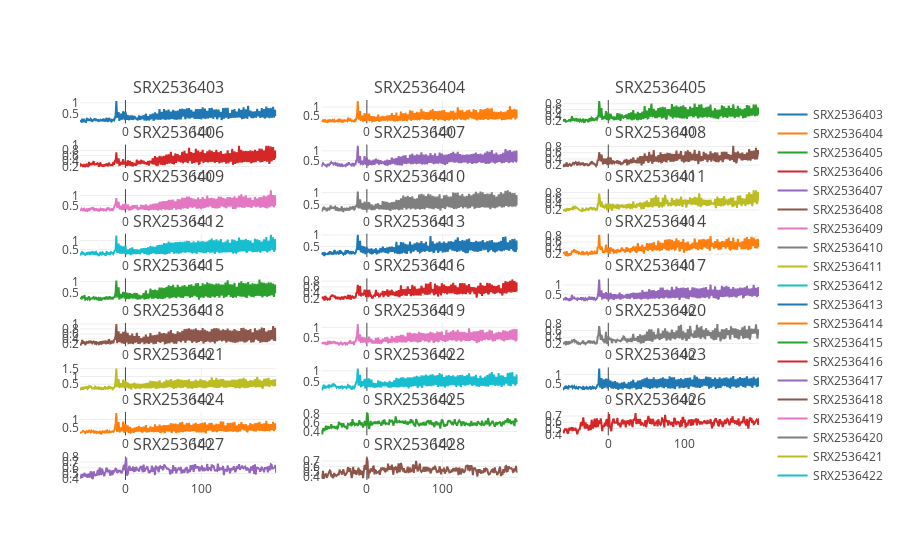

Notebook code cell kept with this figure:
### Code cell
index = 1
fig = tools.make_subplots(rows=int(np.ceil(len(group) / samples_per_row)), cols=samples_per_row, 
                          subplot_titles=group,
                          print_grid=True)
for sample in group:
    normalizedc = coverage[sample]
    trace = Scatter(x = normalizedc.index,
                    y = normalizedc.values.tolist(),
                    mode = 'lines',
                    name = sample)
    fig.append_trace(trace, (index-1)//samples_per_row+1, (index-1)%samples_per_row+1)
    index += 1

iplot(fig)

### Figure 1 — Plotly figure (JSON) as saved in the notebook; plotly's stock layout.template omitted (floating-point values rounded to 4 significant figures; data arrays with more than 128 entries replaced by an {"elided": "..."} marker saying what was removed)
{"data": [{"mode": "lines", "name": "SRX2536403", "type": "scatter", "uid": "cb7803", "x": {"elided": "260 int values"}, "xaxis": "x", "y": {"elided": "260 float values"}, "yaxis": "y"}, {"mode": "lines", "name": "SRX2536404", "type": "scatter", "uid": "57aeca", "x": {"elided": "260 int values"}, "xaxis": "x2", "y": {"elided": "260 float values"}, "yaxis": "y2"}, {"mode": "lines", "name": "SRX2536405", "type": "scatter", "uid": "8f814f", "x": {"elided": "260 int values"}, "xaxis": "x3", "y": {"elided": "260 float values"}, "yaxis": "y3"}, {"mode": "lines", "name": "SRX2536406", "type": "scatter", "uid": "6f5aaf", "x": {"elided": "260 int values"}, "xaxis": "x4", "y": {"elided": "260 float values"}, "yaxis": "y4"}, {"mode": "lines", "name": "SRX2536407", "type": "scatter", "uid": "cca4c5", "x": {"elided": "260 int values"}, "xaxis": "x5", "y": {"elided": "260 float values"}, "yaxis": "y5"}, {"mode": "lines", "name": "SRX2536408", "type": "scatter", "uid": "da11e6", "x": {"elided": "260 int values"}, "xaxis": "x6", "y": {"elided": "260 float values"}, "yaxis": "y6"}, {"mode": "lines", "name": "SRX2536409", "type": "scatter", "uid": "500146", "x": {"elided": "260 int values"}, "xaxis": "x7", "y": {"elided": "260 float values"}, "yaxis": "y7"}, {"mode": "lines", "name": "SRX2536410", "type": "scatter", "uid": "4cde25", "x": {"elided": "260 int values"}, "xaxis": "x8", "y": {"elided": "260 float values"}, "yaxis": "y8"}, {"mode": "lines", "name": "SRX2536411", "type": "scatter", "uid": "450673", "x": {"elided": "260 int values"}, "xaxis": "x9", "y": {"elided": "260 float values"}, "yaxis": "y9"}, {"mode": "lines", "name": "SRX2536412", "type": "scatter", "uid": "f707fb", "x": {"elided": "260 int values"}, "xaxis": "x10", "y": {"elided": "260 float values"}, "yaxis": "y10"}, {"mode": "lines", "name": "SRX2536413", "type": "scatter", "uid": "103c5f", "x": {"elided": "260 int values"}, "xaxis": "x11", "y": {"elided": "260 float values"}, "yaxis": "y11"}, {"mode": "lines", "name": "SRX2536414", "type": "scatter", "uid": "d1d4bf", "x": {"elided": "260 int values"}, "xaxis": "x12", "y": {"elided": "260 float values"}, "yaxis": "y12"}, {"mode": "lines", "name": "SRX2536415", "type": "scatter", "uid": "2609c4", "x": {"elided": "260 int values"}, "xaxis": "x13", "y": {"elided": "260 float values"}, "yaxis": "y13"}, {"mode": "lines", "name": "SRX2536416", "type": "scatter", "uid": "92f084", "x": {"elided": "260 int values"}, "xaxis": "x14", "y": {"elided": "260 float values"}, "yaxis": "y14"}, {"mode": "lines", "name": "SRX2536417", "type": "scatter", "uid": "4adfdf", "x": {"elided": "260 int values"}, "xaxis": "x15", "y": {"elided": "260 float values"}, "yaxis": "y15"}, {"mode": "lines", "name": "SRX2536418", "type": "scatter", "uid": "1dc21b", "x": {"elided": "260 int values"}, "xaxis": "x16", "y": {"elided": "260 float values"}, "yaxis": "y16"}, {"mode": "lines", "name": "SRX2536419", "type": "scatter", "uid": "863f0f", "x": {"elided": "260 int values"}, "xaxis": "x17", "y": {"elided": "260 float values"}, "yaxis": "y17"}, {"mode": "lines", "name": "SRX2536420", "type": "scatter", "uid": "4cb894", "x": {"elided": "260 int values"}, "xaxis": "x18", "y": {"elided": "260 float values"}, "yaxis": "y18"}, {"mode": "lines", "name": "SRX2536421", "type": "scatter", "uid": "4b1271", "x": {"elided": "260 int values"}, "xaxis": "x19", "y": {"elided": "260 float values"}, "yaxis": "y19"}, {"mode": "lines", "name": "SRX2536422", "type": "scatter", "uid": "d5fec5", "x": {"elided": "260 int values"}, "xaxis": "x20", "y": {"elided": "260 float values"}, "yaxis": "y20"}, {"mode": "lines", "name": "SRX2536423", "type": "scatter", "uid": "ff4073", "x": {"elided": "260 int values"}, "xaxis": "x21", "y": {"elided": "260 float values"}, "yaxis": "y21"}, {"mode": "lines", "name": "SRX2536424", "type": "scatter", "uid": "f2f62a", "x": {"elided": "260 int values"}, "xaxis": "x22", "y": {"elided": "260 float values"}, "yaxis": "y22"}, {"mode": "lines", "name": "SRX2536425", "type": "scatter", "uid": "7b4769", "x": {"elided": "260 int values"}, "xaxis": "x23", "y": {"elided": "260 float values"}, "yaxis": "y23"}, {"mode": "lines", "name": "SRX2536426", "type": "scatter", "uid": "7f956f", "x": {"elided": "260 int values"}, "xaxis": "x24", "y": {"elided": "260 float values"}, "yaxis": "y24"}, {"mode": "lines", "name": "SRX2536427", "type": "scatter", "uid": "cb70ec", "x": {"elided": "260 int values"}, "xaxis": "x25", "y": {"elided": "260 float values"}, "yaxis": "y25"}, {"mode": "lines", "name": "SRX2536428", "type": "scatter", "uid": "8cfc92", "x": {"elided": "260 int values"}, "xaxis": "x26", "y": {"elided": "260 float values"}, "yaxis": "y26"}], "layout": {"annotations": [{"font": {"size": 16}, "showarrow": false, "text": "SRX2536403", "x": 0.1444, "xanchor": "center", "xref": "paper", "y": 1, "yanchor": "bottom", "yref": "paper"}, {"font": {"size": 16}, "showarrow": false, "text": "SRX2536404", "x": 0.5, "xanchor": "center", "xref": "paper", "y": 1, "yanchor": "bottom", "yref": "paper"}, {"font": {"size": 16}, "showarrow": false, "text": "SRX2536405", "x": 0.8556, "xanchor": "center", "xref": "paper", "y": 1, "yanchor": "bottom", "yref": "paper"}, {"font": {"size": 16}, "showarrow": false, "text": "SRX2536406", "x": 0.1444, "xanchor": "center", "xref": "paper", "y": 0.8827, "yanchor": "bottom", "yref": "paper"}, {"font": {"size": 16}, "showarrow": false, "text": "SRX2536407", "x": 0.5, "xanchor": "center", "xref": "paper", "y": 0.8827, "yanchor": "bottom", "yref": "paper"}, {"font": {"size": 16}, "showarrow": false, "text": "SRX2536408", "x": 0.8556, "xanchor": "center", "xref": "paper", "y": 0.8827, "yanchor": "bottom", "yref": "paper"}, {"font": {"size": 16}, "showarrow": false, "text": "SRX2536409", "x": 0.1444, "xanchor": "center", "xref": "paper", "y": 0.7654, "yanchor": "bottom", "yref": "paper"}, {"font": {"size": 16}, "showarrow": false, "text": "SRX2536410", "x": 0.5, "xanchor": "center", "xref": "paper", "y": 0.7654, "yanchor": "bottom", "yref": "paper"}, {"font": {"size": 16}, "showarrow": false, "text": "SRX2536411", "x": 0.8556, "xanchor": "center", "xref": "paper", "y": 0.7654, "yanchor": "bottom", "yref": "paper"}, {"font": {"size": 16}, "showarrow": false, "text": "SRX2536412", "x": 0.1444, "xanchor": "center", "xref": "paper", "y": 0.6481, "yanchor": "bottom", "yref": "paper"}, {"font": {"size": 16}, "showarrow": false, "text": "SRX2536413", "x": 0.5, "xanchor": "center", "xref": "paper", "y": 0.6481, "yanchor": "bottom", "yref": "paper"}, {"font": {"size": 16}, "showarrow": false, "text": "SRX2536414", "x": 0.8556, "xanchor": "center", "xref": "paper", "y": 0.6481, "yanchor": "bottom", "yref": "paper"}, {"font": {"size": 16}, "showarrow": false, "text": "SRX2536415", "x": 0.1444, "xanchor": "center", "xref": "paper", "y": 0.5309, "yanchor": "bottom", "yref": "paper"}, {"font": {"size": 16}, "showarrow": false, "text": "SRX2536416", "x": 0.5, "xanchor": "center", "xref": "paper", "y": 0.5309, "yanchor": "bottom", "yref": "paper"}, {"font": {"size": 16}, "showarrow": false, "text": "SRX2536417", "x": 0.8556, "xanchor": "center", "xref": "paper", "y": 0.5309, "yanchor": "bottom", "yref": "paper"}, {"font": {"size": 16}, "showarrow": false, "text": "SRX2536418", "x": 0.1444, "xanchor": "center", "xref": "paper", "y": 0.4136, "yanchor": "bottom", "yref": "paper"}, {"font": {"size": 16}, "showarrow": false, "text": "SRX2536419", "x": 0.5, "xanchor": "center", "xref": "paper", "y": 0.4136, "yanchor": "bottom", "yref": "paper"}, {"font": {"size": 16}, "showarrow": false, "text": "SRX2536420", "x": 0.8556, "xanchor": "center", "xref": "paper", "y": 0.4136, "yanchor": "bottom", "yref": "paper"}, {"font": {"size": 16}, "showarrow": false, "text": "SRX2536421", "x": 0.1444, "xanchor": "center", "xref": "paper", "y": 0.2963, "yanchor": "bottom", "yref": "paper"}, {"font": {"size": 16}, "showarrow": false, "text": "SRX2536422", "x": 0.5, "xanchor": "center", "xref": "paper", "y": 0.2963, "yanchor": "bottom", "yref": "paper"}, {"font": {"size": 16}, "showarrow": false, "text": "SRX2536423", "x": 0.8556, "xanchor": "center", "xref": "paper", "y": 0.2963, "yanchor": "bottom", "yref": "paper"}, {"font": {"size": 16}, "showarrow": false, "text": "SRX2536424", "x": 0.1444, "xanchor": "center", "xref": "paper", "y": 0.179, "yanchor": "bottom", "yref": "paper"}, {"font": {"size": 16}, "showarrow": false, "text": "SRX2536425", "x": 0.5, "xanchor": "center", "xref": "paper", "y": 0.179, "yanchor": "bottom", "yref": "paper"}, {"font": {"size": 16}, "showarrow": false, "text": "SRX2536426", "x": 0.8556, "xanchor": "center", "xref": "paper", "y": 0.179, "yanchor": "bottom", "yref": "paper"}, {"font": {"size": 16}, "showarrow": false, "text": "SRX2536427", "x": 0.1444, "xanchor": "center", "xref": "paper", "y": 0.06173, "yanchor": "bottom", "yref": "paper"}, {"font": {"size": 16}, "showarrow": false, "text": "SRX2536428", "x": 0.5, "xanchor": "center", "xref": "paper", "y": 0.06173, "yanchor": "bottom", "yref": "paper"}], "autosize": true, "xaxis": {"anchor": "y", "autorange": true, "domain": [0, 0.2889], "range": [-60, 199], "type": "linear"}, "xaxis10": {"anchor": "y10", "autorange": true, "domain": [0, 0.2889], "range": [-60, 199], "type": "linear"}, "xaxis11": {"anchor": "y11", "autorange": true, "domain": [0.3556, 0.6444], "range": [-60, 199], "type": "linear"}, "xaxis12": {"anchor": "y12", "autorange": true, "domain": [0.7111, 1], "range": [-60, 199], "type": "linear"}, "xaxis13": {"anchor": "y13", "autorange": true, "domain": [0, 0.2889], "range": [-60, 199], "type": "linear"}, "xaxis14": {"anchor": "y14", "autorange": true, "domain": [0.3556, 0.6444], "range": [-60, 199], "type": "linear"}, "xaxis15": {"anchor": "y15", "autorange": true, "domain": [0.7111, 1], "range": [-60, 199], "type": "linear"}, "xaxis16": {"anchor": "y16", "autorange": true, "domain": [0, 0.2889], "range": [-60, 199], "type": "linear"}, "xaxis17": {"anchor": "y17", "autorange": true, "domain": [0.3556, 0.6444], "range": [-60, 199], "type": "linear"}, "xaxis18": {"anchor": "y18", "autorange": true, "domain": [0.7111, 1], "range": [-60, 199], "type": "linear"}, "xaxis19": {"anchor": "y19", "autorange": true, "domain": [0, 0.2889], "range": [-60, 199], "type": "linear"}, "xaxis2": {"anchor": "y2", "autorange": true, "domain": [0.3556, 0.6444], "range": [-60, 199], "type": "linear"}, "xaxis20": {"anchor": "y20", "autorange": true, "domain": [0.3556, 0.6444], "range": [-60, 199], "type": "linear"}, "xaxis21": {"anchor": "y21", "autorange": true, "domain": [0.7111, 1], "range": [-60, 199], "type": "linear"}, "xaxis22": {"anchor": "y22", "autorange": true, "domain": [0, 0.2889], "range": [-60, 199], "type": "linear"}, "xaxis23": {"anchor": "y23", "autorange": true, "domain": [0.3556, 0.6444], "range": [-60, 199], "type": "linear"}, "xaxis24": {"anchor": "y24", "autorange": true, "domain": [0.7111, 1], "range": [-60, 199], "type": "linear"}, "xaxis25": {"anchor": "y25", "autorange": true, "domain": [0, 0.2889], "range": [-60, 199], "type": "linear"}, "xaxis26": {"anchor": "y26", "autorange": true, "domain": [0.3556, 0.6444], "range": [-60, 199], "type": "linear"}, "xaxis27": {"anchor": "y27", "domain": [0.7111, 1]}, "xaxis3": {"anchor": "y3", "autorange": true, "domain": [0.7111, 1], "range": [-60, 199], "type": "linear"}, "xaxis4": {"anchor": "y4", "autorange": true, "domain": [0, 0.2889], "range": [-60, 199], "type": "linear"}, "xaxis5": {"anchor": "y5", "autorange": true, "domain": [0.3556, 0.6444], "range": [-60, 199], "type": "linear"}, "xaxis6": {"anchor": "y6", "autorange": true, "domain": [0.7111, 1], "range": [-60, 199], "type": "linear"}, "xaxis7": {"anchor": "y7", "autorange": true, "domain": [0, 0.2889], "range": [-60, 199], "type": "linear"}, "xaxis8": {"anchor": "y8", "autorange": true, "domain": [0.3556, 0.6444], "range": [-60, 199], "type": "linear"}, "xaxis9": {"anchor": "y9", "autorange": true, "domain": [0.7111, 1], "range": [-60, 199], "type": "linear"}, "yaxis": {"anchor": "x", "autorange": true, "domain": [0.9383, 1], "range": [0.09293, 1.123], "type": "linear"}, "yaxis10": {"anchor": "x10", "autorange": true, "domain": [0.5864, 0.6481], "range": [0.08222, 1.38], "type": "linear"}, "yaxis11": {"anchor": "x11", "autorange": true, "domain": [0.5864, 0.6481], "range": [0.04914, 1.051], "type": "linear"}, "yaxis12": {"anchor": "x12", "autorange": true, "domain": [0.5864, 0.6481], "range": [0.09492, 0.8796], "type": "linear"}, "yaxis13": {"anchor": "x13", "autorange": true, "domain": [0.4691, 0.5309], "range": [0.1192, 1.149], "type": "linear"}, "yaxis14": {"anchor": "x14", "autorange": true, "domain": [0.4691, 0.5309], "range": [0.08775, 0.8977], "type": "linear"}, "yaxis15": {"anchor": "x15", "autorange": true, "domain": [0.4691, 0.5309], "range": [0.1332, 1.348], "type": "linear"}, "yaxis16": {"anchor": "x16", "autorange": true, "domain": [0.3519, 0.4136], "range": [0.1084, 1.043], "type": "linear"}, "yaxis17": {"anchor": "x17", "autorange": true, "domain": [0.3519, 0.4136], "range": [0.1164, 1.21], "type": "linear"}, "yaxis18": {"anchor": "x18", "autorange": true, "domain": [0.3519, 0.4136], "range": [0.1181, 0.8298], "type": "linear"}, "yaxis19": {"anchor": "x19", "autorange": true, "domain": [0.2346, 0.2963], "range": [0.07588, 1.585], "type": "linear"}, "yaxis2": {"anchor": "x2", "autorange": true, "domain": [0.9383, 1], "range": [0.107, 1.384], "type": "linear"}, "yaxis20": {"anchor": "x20", "autorange": true, "domain": [0.2346, 0.2963], "range": [0.1175, 1.15], "type": "linear"}, "yaxis21": {"anchor": "x21", "autorange": true, "domain": [0.2346, 0.2963], "range": [0.1512, 1.37], "type": "linear"}, "yaxis22": {"anchor": "x22", "autorange": true, "domain": [0.1173, 0.179], "range": [0.06436, 1.433], "type": "linear"}, "yaxis23": {"anchor": "x23", "autorange": true, "domain": [0.1173, 0.179], "range": [0.3087, 0.8353], "type": "linear"}, "yaxis24": {"anchor": "x24", "autorange": true, "domain": [0.1173, 0.179], "range": [0.3888, 0.7647], "type": "linear"}, "yaxis25": {"anchor": "x25", "autorange": true, "domain": [0, 0.06173], "range": [0.3831, 0.8009], "type": "linear"}, "yaxis26": {"anchor": "x26", "autorange": true, "domain": [0, 0.06173], "range": [0.35, 0.7838], "type": "linear"}, "yaxis27": {"anchor": "x27", "domain": [0, 0.06173]}, "yaxis3": {"anchor": "x3", "autorange": true, "domain": [0.9383, 1], "range": [0.1229, 0.9288], "type": "linear"}, "yaxis4": {"anchor": "x4", "autorange": true, "domain": [0.821, 0.8827], "range": [0.1425, 1.011], "type": "linear"}, "yaxis5": {"anchor": "x5", "autorange": true, "domain": [0.821, 0.8827], "range": [0.1146, 1.324], "type": "linear"}, "yaxis6": {"anchor": "x6", "autorange": true, "domain": [0.821, 0.8827], "range": [0.1055, 0.8628], "type": "linear"}, "yaxis7": {"anchor": "x7", "autorange": true, "domain": [0.7037, 0.7654], "range": [0.1344, 1.32], "type": "linear"}, "yaxis8": {"anchor": "x8", "autorange": true, "domain": [0.7037, 0.7654], "range": [0.1469, 1.151], "type": "linear"}, "yaxis9": {"anchor": "x9", "autorange": true, "domain": [0.7037, 0.7654], "range": [0.1159, 0.9131], "type": "linear"}}}
